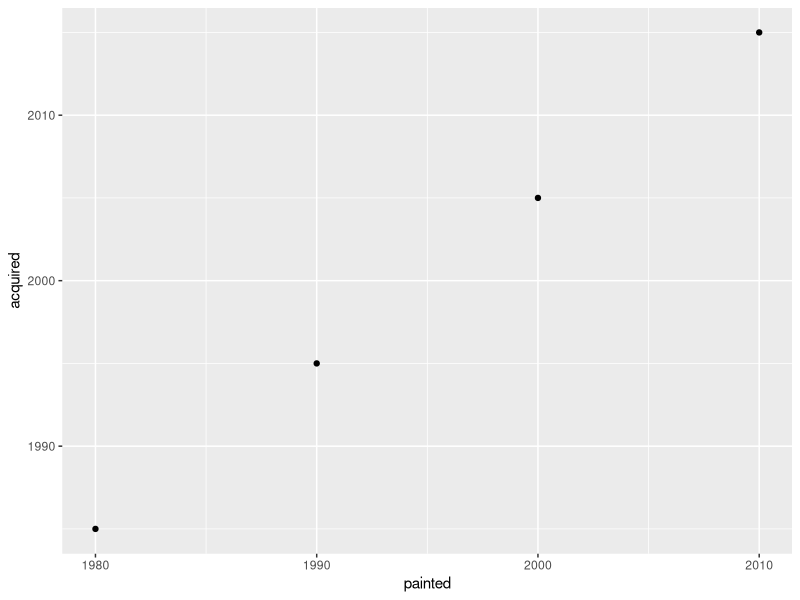
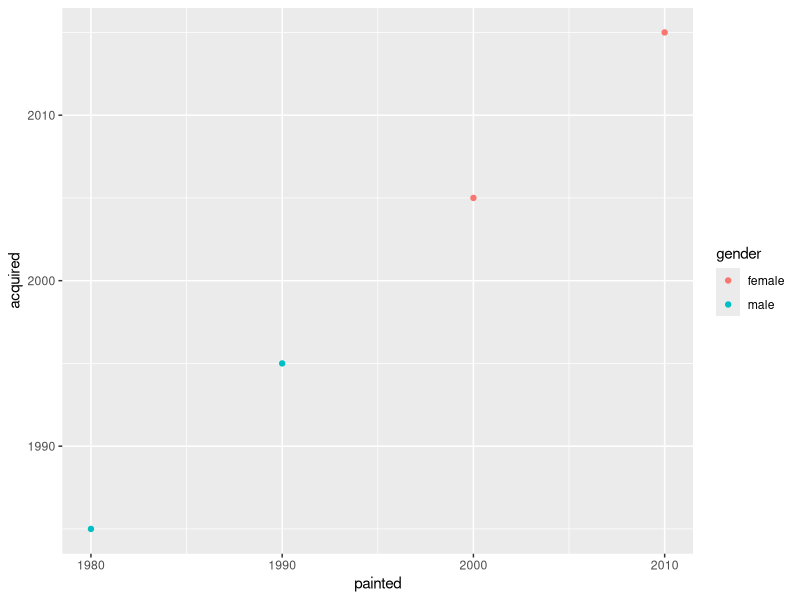
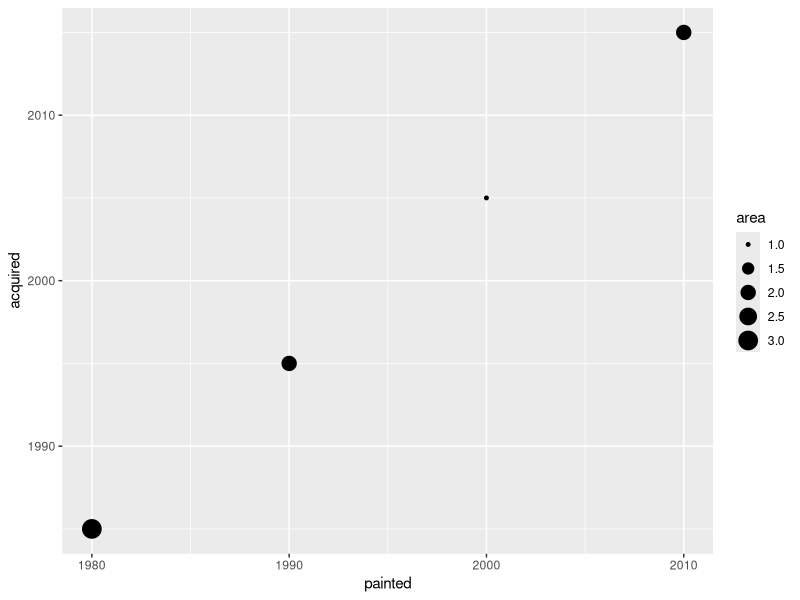
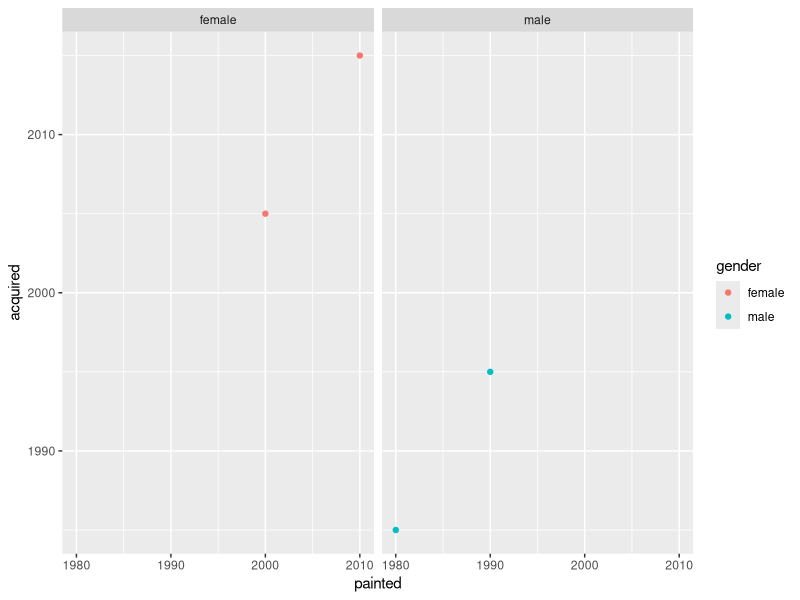

These charts were generated, in order, by the following R code:
## ---- chunk 1
options(htmltools.dir.version = FALSE)
knitr::opts_chunk$set(warning = FALSE, message = FALSE, 
  comment = NA, dpi = 300,
  fig.align = "center", out.width = "80%", cache = FALSE)
library(tidyverse)
## ---- chunk 2
library(readr)
moma <- read_csv("../data/artworks-cleaned.csv")
## ---- chunk 3
?base::Logic
## ---- chunk 4
logic_table <- tibble::tribble(
  ~Operator, ~Description, ~Usage,
  "&", "and", "x & y",
  "|", "or", "x | y",
  "xor", "exactly x or y", "xor(x, y)",
  "!", "not", "!x"
)
## ---- chunk 5
knitr::kable(logic_table, format = "html")
## ---- chunk 6
x <- c(0, 1, 0, 1)
y <- c(0, 0, 1, 1)
boolean_or <- x | y
exclusive_or <- xor(x, y)
cbind(x, y, boolean_or, exclusive_or)
## ---- chunk 7
?Comparison
## ---- chunk 8
comp_table <- tibble::tribble(
  ~Operator, ~Description, ~Usage,
  "<", "less than", "x < y",
  "<=", "less than or equal to", "x <= y",
  ">", "greater than", "x > y",
  ">=", "greater than or equal to", "x >= y",
  "==", "exactly equal to", "x == y",
  "!=", "not equal to", "x != y",
  "%in%", "group membership*", "x %in% y",
  "is.na", "is missing", "is.na(x)",
  "!is.na", "is not missing", "!is.na(x)"
)
## ---- chunk 9
knitr::kable(comp_table, format = "html")
## ---- chunk 10
library(palmerpenguins)
## ---- chunk 11
penguins %>% filter(!is.na(bill_length_mm)) %>% 
  summarise(mean_length=mean(bill_length_mm))
## ---- chunk 12
penguins %>% filter(!is.na(bill_length_mm)) %>% 
  group_by(species) %>% 
  summarise(mean_length=mean(bill_length_mm))
## ---- chunk 13
penguins.grouped <- penguins %>% group_by(species)
penguins.grouped
## ---- chunk 14
penguins %>% group_by(species, sex)
## ---- chunk 15
moma_ex <-
  tibble(
    painted = c(1980, 1990, 2000, 2010),
    acquired = c(1985, 1995, 2005, 2015),
    area = c(3, 2, 1, 2),
    gender = c("male", "male", "female", "female")
  )
moma_ex
## ---- chunk 16
ggplot(moma_ex, aes(painted, acquired)) + 
  geom_point()
## ---- chunk 17
ggplot(moma_ex, aes(painted, acquired, color = gender)) + 
  geom_point()
## ---- chunk 18
ggplot(moma_ex, aes(painted, acquired, size = area)) + 
  geom_point()
## ---- chunk 19
library(ggplot2)
ggplot(moma_ex, aes(painted, acquired, color = gender)) + 
  geom_point() + facet_wrap(~gender)

